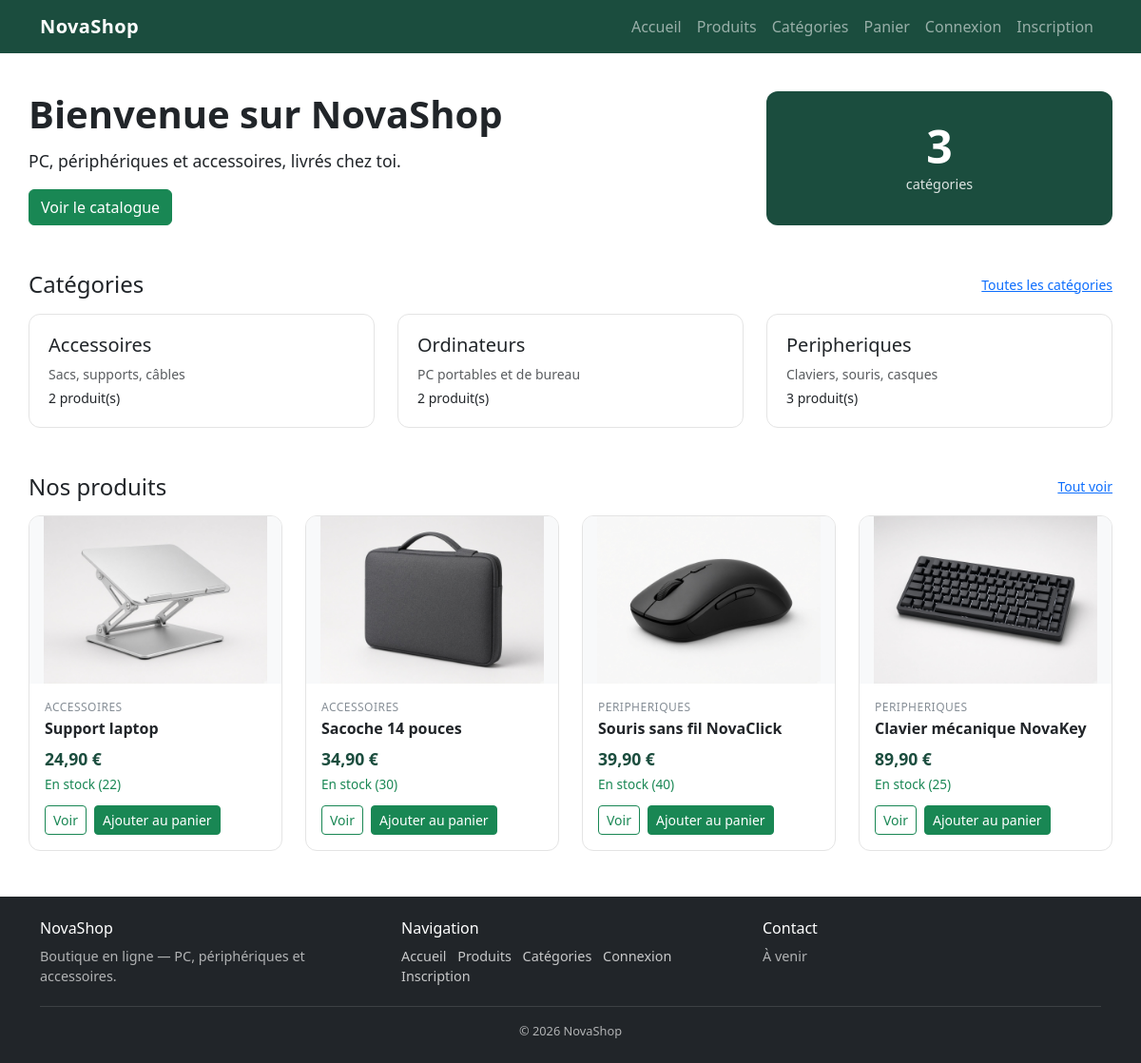
The page / on the database its author committed.
### tables this page shows
CREATE TABLE categories (
    id INT UNSIGNED AUTO_INCREMENT PRIMARY KEY,
    nom VARCHAR(100) NOT NULL,
    description VARCHAR(255) DEFAULT NULL
);

CREATE TABLE products (
    id INT UNSIGNED AUTO_INCREMENT PRIMARY KEY,
    category_id INT UNSIGNED NOT NULL,
    nom VARCHAR(150) NOT NULL,
    description TEXT,
    prix DECIMAL(10, 2) NOT NULL,
    stock INT UNSIGNED NOT NULL DEFAULT 0,
    image VARCHAR(255) DEFAULT NULL,
    actif TINYINT(1) NOT NULL DEFAULT 1,
    CONSTRAINT fk_products_category
        FOREIGN KEY (category_id) REFERENCES categories(id)
        ON UPDATE CASCADE
        ON DELETE RESTRICT
);

### includes/functions.php (called while the page is built, shortened)
<?php
function e(?string $value): string
{
    return htmlspecialchars($value ?? '', ENT_QUOTES, 'UTF-8');
}
function isLoggedIn(): bool
{
    return isset($_SESSION['user_id']);
}

### includes/catalogue.php (called while the page is built, shortened)
<?php
function formatPrix(string|float $prix): string
{
    return number_format((float) $prix, 2, ',', ' ') . ' €';
}
function estDisponible(array $produit): bool
{
    return (int) $produit['actif'] === 1 && (int) $produit['stock'] > 0;
}
function urlProduit(int $id): string
{
    return BASE_URL . '/produit.php?id=' . $id;
}
function imageProduit(array $produit): ?string
{
    $image = trim((string) ($produit['image'] ?? ''));
    return $image === '' ? null : BASE_URL . '/public/img/' . $image;
}

### includes/product_card.php (the view, shortened to what this page needs)
<?php
$image = imageProduit($produit);
$disponible = estDisponible($produit);
?>
<article class="product-card">
    <?php if ($image !== null): ?>
        <img class="product-thumb" src="<?= e($image) ?>" alt="<?= e($produit['nom']) ?>">
    <?php else: ?>
        <div class="product-thumb product-thumb-empty">Pas d’image</div>
    <?php endif; ?>
    <div class="product-body">
        <p class="product-category"><?= e($produit['categorie_nom']) ?></p>
        <h3 class="product-name"><?= e($produit['nom']) ?></h3>
        <p class="product-price"><?= e(formatPrix($produit['prix'])) ?></p>
        <?php if ($disponible): ?>
            <p class="product-stock text-success">En stock (<?= e((string) $produit['stock']) ?>)</p>
        <?php else: ?>
            <p class="product-stock text-danger">Indisponible</p>
        <?php endif; ?>
        <div class="product-actions">
            <a class="btn btn-outline-success btn-sm" href="<?= e(urlProduit((int) $produit['id'])) ?>">Voir</a>
            <?php if ($disponible): ?>
                <form method="post" action="<?= e(BASE_URL) ?>/panier.php">
                    <button class="btn btn-success btn-sm" type="submit">Ajouter au panier</button>
                </form>
            <?php endif; ?>
        </div>
    </div>
</article>

### includes/header.php (shortened to what this page needs)
<!DOCTYPE html>
<html lang="fr">
<head>
    <link href="https://cdn.jsdelivr.net/npm/bootstrap@5.3.3/dist/css/bootstrap.min.css" rel="stylesheet">
    <link href="<?= e(BASE_URL) ?>/public/css/style.css" rel="stylesheet">
</head>
<body class="d-flex flex-column min-vh-100">
<nav class="navbar navbar-expand-md navbar-dark bg-novashop">
    <div class="container-xl">
        <a class="navbar-brand fw-semibold" href="<?= e(BASE_URL) ?>/index.php">NovaShop</a>
        <div class="collapse navbar-collapse" id="menuPrincipal">
            <ul class="navbar-nav ms-auto">
                <li class="nav-item">
                    <a class="nav-link" href="<?= e(BASE_URL) ?>/index.php">Accueil</a>
                </li>
                <li class="nav-item">
                    <a class="nav-link" href="<?= e(BASE_URL) ?>/produits.php">Produits</a>
                </li>
                <li class="nav-item">
                    <a class="nav-link" href="<?= e(BASE_URL) ?>/categories.php">Catégories</a>
                </li>
                <li class="nav-item">
                    <a class="nav-link" href="<?= e(BASE_URL) ?>/panier.php">
                        Panier
                    </a>
                </li>
                <?php if (isLoggedIn()): ?>
                    <?php if (isAdmin()): ?>
                        <li class="nav-item">
                            <a class="nav-link" href="<?= e(BASE_URL) ?>/admin/index.php">Administration</a>
                        </li>
                    <?php else: ?>
                        <li class="nav-item">
                            <a class="nav-link" href="<?= e(BASE_URL) ?>/compte.php">Mon espace</a>
                        </li>
                    <?php endif; ?>
                    <li class="nav-item">
                        <a class="nav-link" href="<?= e(BASE_URL) ?>/commandes.php">Mes commandes</a>
                    </li>
                    <li class="nav-item">
                        <a class="nav-link" href="<?= e(BASE_URL) ?>/profil.php">Profil</a>
                    </li>
                    <li class="nav-item">
                        <a class="nav-link" href="<?= e(BASE_URL) ?>/logout.php">Déconnexion</a>
                    </li>
                <?php else: ?>
                    <li class="nav-item">
                        <a class="nav-link" href="<?= e(BASE_URL) ?>/login.php">Connexion</a>
                    </li>
                    <li class="nav-item">
                        <a class="nav-link" href="<?= e(BASE_URL) ?>/register.php">Inscription</a>
                    </li>
                <?php endif; ?>
            </ul>
        </div>
    </div>
</nav>
<main class="flex-grow-1">
    <div class="container-xl page-wrap">

### index.php (shortened to what this page needs)
<?php
require_once __DIR__ . '/includes/functions.php';
require_once __DIR__ . '/includes/catalogue.php';
require_once __DIR__ . '/config/database.php';
$stmt = $pdo->prepare(
    'SELECT c.id, c.nom, c.description, COUNT(p.id) AS nb_produits
     FROM categories c
     LEFT JOIN products p ON p.category_id = c.id AND p.actif = 1
     GROUP BY c.id, c.nom, c.description
     ORDER BY c.nom'
);
$stmt->execute();
$categories = $stmt->fetchAll();
$stmt = $pdo->prepare(
    'SELECT p.id, p.nom, p.prix, p.stock, p.actif, p.image, c.nom AS categorie_nom
     FROM products p
     INNER JOIN categories c ON c.id = p.category_id
     WHERE p.actif = 1
     ORDER BY p.stock = 0, p.id DESC
     LIMIT 4'
);
$stmt->execute();
$produitsVedette = $stmt->fetchAll();
require __DIR__ . '/includes/header.php';
?>
<section class="hero row align-items-center g-4">
    <div class="col-12 col-md-7 col-lg-8">
        <h1 class="hero-title">Bienvenue sur NovaShop</h1>
        <p class="hero-text">PC, périphériques et accessoires, livrés chez toi.</p>
        <a class="btn btn-success" href="<?= e(BASE_URL) ?>/produits.php">Voir le catalogue</a>
    </div>
    <div class="col-12 col-md-5 col-lg-4">
        <div class="hero-badge">
            <span class="hero-badge-number"><?= e((string) count($categories)) ?></span>
            <span class="hero-badge-label">catégories</span>
        </div>
    </div>
</section>
<section class="mt-4 mt-lg-5">
    <div class="d-flex justify-content-between align-items-center mb-3">
        <h2 class="h4 mb-0">Catégories</h2>
        <a class="small" href="<?= e(BASE_URL) ?>/categories.php">Toutes les catégories</a>
    </div>
    <div class="row g-3 g-lg-4">
        <?php foreach ($categories as $categorie): ?>
            <div class="col-12 col-md-6 col-lg-4">
                <a class="info-card d-block text-decoration-none text-reset" href="<?= e(BASE_URL) ?>/produits.php?category_id=<?= e((string) $categorie['id']) ?>">
                    <h3 class="h5"><?= e($categorie['nom']) ?></h3>
                    <p class="mb-1 text-muted small"><?= e((string) $categorie['description']) ?></p>
                    <p class="mb-0 small"><?= e((string) $categorie['nb_produits']) ?> produit(s)</p>
                </a>
            </div>
        <?php endforeach; ?>
    </div>
</section>
<section class="mt-4 mt-lg-5">
    <div class="d-flex justify-content-between align-items-center mb-3">
        <h2 class="h4 mb-0">Nos produits</h2>
        <a class="small" href="<?= e(BASE_URL) ?>/produits.php">Tout voir</a>
    </div>
    <div class="row g-3 g-lg-4">
        <?php foreach ($produitsVedette as $produit): ?>
            <div class="col-12 col-sm-6 col-lg-3">
                <?php require __DIR__ . '/includes/product_card.php'; ?>
            </div>
        <?php endforeach; ?>
    </div>
</section>
<?php require __DIR__ . '/includes/footer.php'; ?>

### includes/footer.php (shortened to what this page needs)
    </div>
</main>
<footer class="site-footer mt-auto">
    <div class="container-xl">
        <div class="row g-3 g-md-4">
            <div class="col-12 col-md-4">
                <h2 class="h6 text-white">NovaShop</h2>
                <p class="mb-0">Boutique en ligne — PC, périphériques et accessoires.</p>
            </div>
            <div class="col-6 col-md-4">
                <h2 class="h6 text-white">Navigation</h2>
                <a class="d-inline-block me-2" href="<?= e(BASE_URL) ?>/index.php">Accueil</a>
                <a class="d-inline-block me-2" href="<?= e(BASE_URL) ?>/produits.php">Produits</a>
                <a class="d-inline-block me-2" href="<?= e(BASE_URL) ?>/categories.php">Catégories</a>
                <?php if (!isLoggedIn()): ?>
                    <a class="d-inline-block me-2" href="<?= e(BASE_URL) ?>/login.php">Connexion</a>
                    <a class="d-inline-block" href="<?= e(BASE_URL) ?>/register.php">Inscription</a>
                <?php endif; ?>
            </div>
            <div class="col-6 col-md-4">
                <h2 class="h6 text-white">Contact</h2>
                <p class="mb-0">À venir</p>
            </div>
        </div>
        <p class="copyright mb-0">&copy; <?= e((string) date('Y')) ?> NovaShop</p>
    </div>
</footer>
</body>
</html>

### public/css/style.css (style rules this page uses)
.bg-novashop { background-color: #1b4d3e; }
.navbar-brand { letter-spacing: 0.02em; }
.page-wrap { padding: 1.25rem 0 2rem; }
.hero-title { font-size: 1.75rem; font-weight: 700; margin-bottom: 0.75rem; }
.hero-text { font-size: 1.1rem; }
.hero-badge { background: #1b4d3e; color: #fff; border-radius: 0.75rem; padding: 1.25rem; text-align: center; }
.hero-badge-number { display: block; font-size: 2.25rem; font-weight: 700; line-height: 1.1; }
.hero-badge-label { font-size: 0.9rem; opacity: 0.85; }
.info-card { height: 100%; border: 1px solid #e4e4e4; border-radius: 0.75rem; padding: 1.25rem; background: #fff; }
.site-footer { background: #212529; color: rgba(255, 255, 255, 0.65); padding: 1.5rem 0; font-size: 0.9rem; }
.site-footer a { color: rgba(255, 255, 255, 0.75); text-decoration: none; }
.site-footer .copyright { margin-top: 1.25rem; padding-top: 1rem; border-top: 1px solid rgba(255, 255, 255, 0.12); text-align: center; font-size: 0.8rem; }
@media (min-width: 768px) { .page-wrap { padding: 1.75rem 0 2.5rem; } }
@media (min-width: 768px) { .hero-title { font-size: 2.1rem; } }
@media (min-width: 992px) { .page-wrap { padding: 2.5rem 0 3rem; } }
@media (min-width: 992px) { .hero-title { font-size: 2.5rem; } }
@media (min-width: 992px) { .hero-badge { padding: 2rem 1.5rem; } }
@media (min-width: 992px) { .hero-badge-number { font-size: 3rem; } }
.product-card { display: flex; flex-direction: column; height: 100%; border: 1px solid #e4e4e4; border-radius: 0.75rem; overflow: hidden; background: #fff; }
.product-thumb { width: 100%; height: 10rem; object-fit: contain; background: #f8f9fa; }
.product-body { display: flex; flex-direction: column; flex-grow: 1; padding: 1rem; }
.product-category { margin-bottom: 0.25rem; font-size: 0.75rem; text-transform: uppercase; letter-spacing: 0.04em; color: #868e96; }
.product-name { font-size: 1rem; font-weight: 600; margin-bottom: 0.5rem; }
.product-price { font-size: 1.1rem; font-weight: 700; color: #1b4d3e; margin-bottom: 0.25rem; }
.product-stock { font-size: 0.85rem; margin-bottom: 0.75rem; }
.product-actions { display: flex; flex-wrap: wrap; gap: 0.5rem; margin-top: auto; }
@media (min-width: 992px) { .product-thumb { height: 11rem; } }

### rows shown on the page
categories: nom "Accessoires", description "Sacs, supports, câbles", nb_produits "2"
categories: nom "Ordinateurs", description "PC portables et de bureau", nb_produits "2"
categories: nom "Peripheriques", description "Claviers, souris, casques", nb_produits "3"
products: image (picture), category.nom "ACCESSOIRES", nom "Support laptop", prix "24,90 €", stock "22"
products: image (picture), category.nom "ACCESSOIRES", nom "Sacoche 14 pouces", prix "34,90 €", stock "30"
products: image (picture), category.nom "PERIPHERIQUES", nom "Souris sans fil NovaClick", prix "39,90 €", stock "40"
products: image (picture), category.nom "PERIPHERIQUES", nom "Clavier mécanique NovaKey", prix "89,90 €", stock "25"

### other values the page prints
count($categories) "3"
